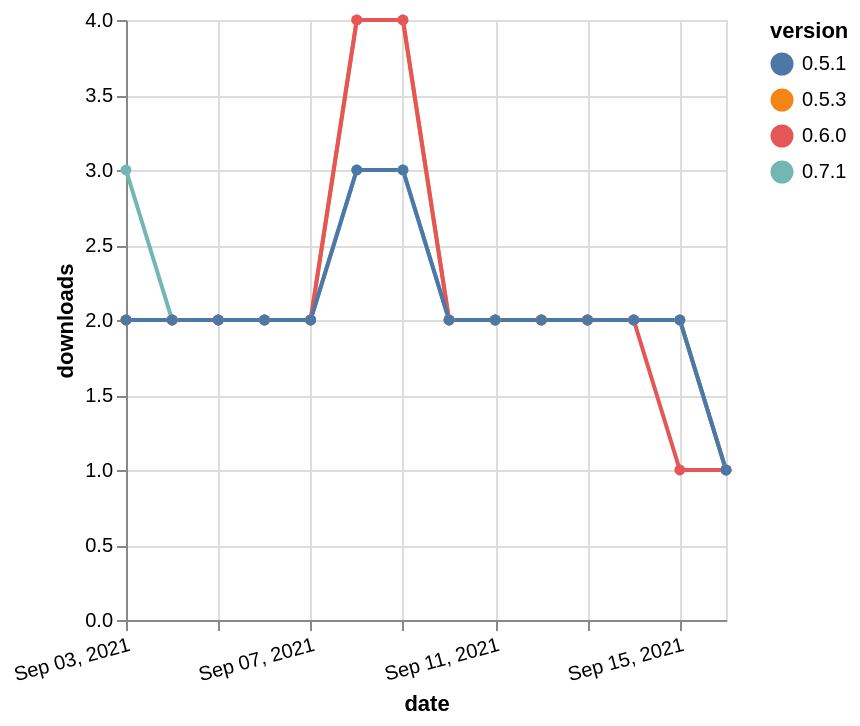

Describe this chart as a Vega-Lite specification.
### Vega-Lite specification from a JSON file in a GitHub repository (floating-point values rounded to 4 significant figures)
{"$schema": "https://vega.github.io/schema/vega-lite/v5.json", "description": "A simple bar chart with embedded data.", "data": {"values": [{"date": "2021-09-03", "total": 1777, "delta": 2, "version": "0.5.3"}, {"date": "2021-09-04", "total": 1779, "delta": 2, "version": "0.5.3"}, {"date": "2021-09-05", "total": 1781, "delta": 2, "version": "0.5.3"}, {"date": "2021-09-06", "total": 1783, "delta": 2, "version": "0.5.3"}, {"date": "2021-09-07", "total": 1785, "delta": 2, "version": "0.5.3"}, {"date": "2021-09-08", "total": 1789, "delta": 4, "version": "0.5.3"}, {"date": "2021-09-09", "total": 1793, "delta": 4, "version": "0.5.3"}, {"date": "2021-09-10", "total": 1795, "delta": 2, "version": "0.5.3"}, {"date": "2021-09-11", "total": 1797, "delta": 2, "version": "0.5.3"}, {"date": "2021-09-12", "total": 1799, "delta": 2, "version": "0.5.3"}, {"date": "2021-09-13", "total": 1801, "delta": 2, "version": "0.5.3"}, {"date": "2021-09-14", "total": 1803, "delta": 2, "version": "0.5.3"}, {"date": "2021-09-15", "total": 1805, "delta": 2, "version": "0.5.3"}, {"date": "2021-09-16", "total": 1806, "delta": 1, "version": "0.5.3"}, {"date": "2021-09-03", "total": 290, "delta": 3, "version": "0.7.1"}, {"date": "2021-09-04", "total": 292, "delta": 2, "version": "0.7.1"}, {"date": "2021-09-05", "total": 294, "delta": 2, "version": "0.7.1"}, {"date": "2021-09-06", "total": 296, "delta": 2, "version": "0.7.1"}, {"date": "2021-09-07", "total": 298, "delta": 2, "version": "0.7.1"}, {"date": "2021-09-08", "total": 301, "delta": 3, "version": "0.7.1"}, {"date": "2021-09-09", "total": 304, "delta": 3, "version": "0.7.1"}, {"date": "2021-09-10", "total": 306, "delta": 2, "version": "0.7.1"}, {"date": "2021-09-11", "total": 308, "delta": 2, "version": "0.7.1"}, {"date": "2021-09-12", "total": 310, "delta": 2, "version": "0.7.1"}, {"date": "2021-09-13", "total": 312, "delta": 2, "version": "0.7.1"}, {"date": "2021-09-14", "total": 314, "delta": 2, "version": "0.7.1"}, {"date": "2021-09-15", "total": 316, "delta": 2, "version": "0.7.1"}, {"date": "2021-09-16", "total": 317, "delta": 1, "version": "0.7.1"}, {"date": "2021-09-03", "total": 473, "delta": 2, "version": "0.6.0"}, {"date": "2021-09-04", "total": 475, "delta": 2, "version": "0.6.0"}, {"date": "2021-09-05", "total": 477, "delta": 2, "version": "0.6.0"}, {"date": "2021-09-06", "total": 479, "delta": 2, "version": "0.6.0"}, {"date": "2021-09-07", "total": 481, "delta": 2, "version": "0.6.0"}, {"date": "2021-09-08", "total": 485, "delta": 4, "version": "0.6.0"}, {"date": "2021-09-09", "total": 489, "delta": 4, "version": "0.6.0"}, {"date": "2021-09-10", "total": 491, "delta": 2, "version": "0.6.0"}, {"date": "2021-09-11", "total": 493, "delta": 2, "version": "0.6.0"}, {"date": "2021-09-12", "total": 495, "delta": 2, "version": "0.6.0"}, {"date": "2021-09-13", "total": 497, "delta": 2, "version": "0.6.0"}, {"date": "2021-09-14", "total": 499, "delta": 2, "version": "0.6.0"}, {"date": "2021-09-15", "total": 500, "delta": 1, "version": "0.6.0"}, {"date": "2021-09-16", "total": 501, "delta": 1, "version": "0.6.0"}, {"date": "2021-09-03", "total": 2068, "delta": 2, "version": "0.5.1"}, {"date": "2021-09-04", "total": 2070, "delta": 2, "version": "0.5.1"}, {"date": "2021-09-05", "total": 2072, "delta": 2, "version": "0.5.1"}, {"date": "2021-09-06", "total": 2074, "delta": 2, "version": "0.5.1"}, {"date": "2021-09-07", "total": 2076, "delta": 2, "version": "0.5.1"}, {"date": "2021-09-08", "total": 2079, "delta": 3, "version": "0.5.1"}, {"date": "2021-09-09", "total": 2082, "delta": 3, "version": "0.5.1"}, {"date": "2021-09-10", "total": 2084, "delta": 2, "version": "0.5.1"}, {"date": "2021-09-11", "total": 2086, "delta": 2, "version": "0.5.1"}, {"date": "2021-09-12", "total": 2088, "delta": 2, "version": "0.5.1"}, {"date": "2021-09-13", "total": 2090, "delta": 2, "version": "0.5.1"}, {"date": "2021-09-14", "total": 2092, "delta": 2, "version": "0.5.1"}, {"date": "2021-09-15", "total": 2094, "delta": 2, "version": "0.5.1"}, {"date": "2021-09-16", "total": 2095, "delta": 1, "version": "0.5.1"}]}, "width": "container", "mark": {"type": "line", "point": {"filled": true}}, "encoding": {"x": {"field": "date", "type": "temporal", "timeUnit": "yearmonthdate", "title": "date", "axis": {"labelAngle": -15}}, "y": {"field": "delta", "type": "quantitative", "title": "downloads"}, "color": {"field": "version", "type": "nominal"}, "tooltip": {"field": "delta"}}}
